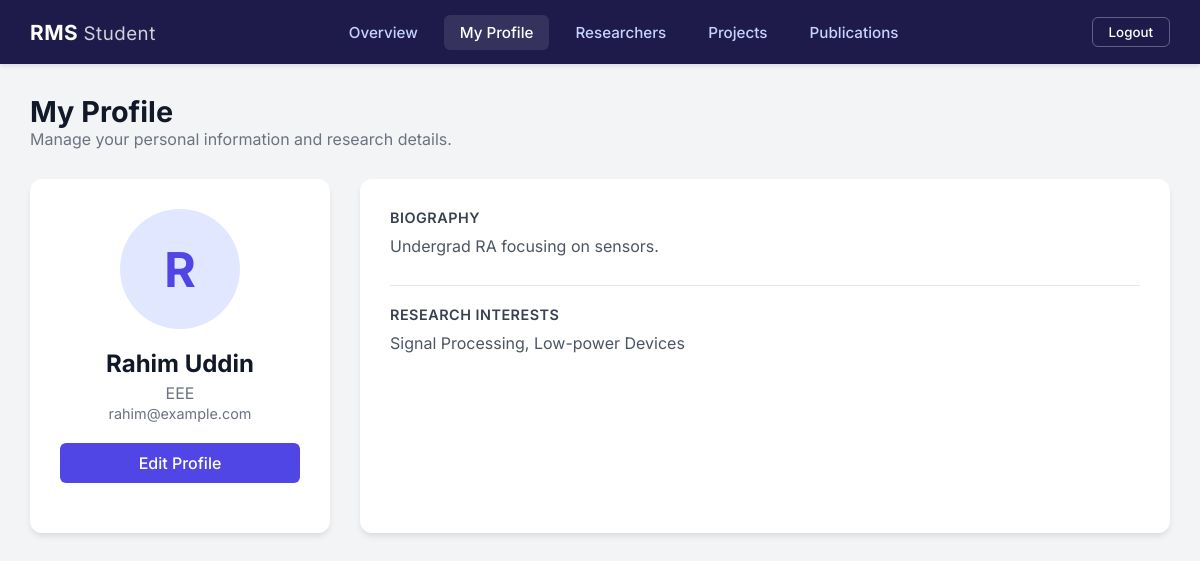
The page /public/profile.php (signed in) on the database its author committed.
### tables this page shows
CREATE TABLE `researcher_profile` (
  `researcher_id` varchar(36) NOT NULL,
  `biography` text DEFAULT NULL,
  `research_interests` text DEFAULT NULL
);

CREATE TABLE `researcher` (
  `researcher_id` varchar(36) NOT NULL,
  `f_name` varchar(100) NOT NULL,
  `l_name` varchar(100) NOT NULL,
  `department` varchar(120) NOT NULL,
  `email` varchar(150) NOT NULL,
  `type` enum('student','faculty') NOT NULL,
  `password` varchar(10) NOT NULL
);

### public/profile.php (the view, shortened to what this page needs)
<?php
require_once __DIR__ . '/../config/db_connect.php';
$uid = $_SESSION['uid'];
$query = "SELECT r.f_name, r.l_name, r.email, r.department, rp.biography, rp.research_interests
          FROM researcher r
          LEFT JOIN researcher_profile rp ON r.researcher_id = rp.researcher_id
          WHERE r.researcher_id = ?";
$stmt = $conn->prepare($query);
$stmt->bind_param("s", $uid);
$stmt->execute();
$result = $stmt->get_result();
$user = $result->fetch_assoc();
?>
<!DOCTYPE html>
<html lang="en">
<head>
    <link rel="stylesheet" href="/research_management/public/css/style.css?v=<?php echo time(); ?>">
</head>
<body>
    <div class="dashboard-container">
        <?php include __DIR__ . '/includes/topbar.php'; ?>
        <main class="main-content">
            <div class="page-header">
                <h1>My Profile</h1>
                <p>Manage your personal information and research details.</p>
            </div>
            <div class="profile-container">
                <div class="profile-card">
                    <div class="avatar-placeholder">
                        <?php echo strtoupper(substr($user['f_name'], 0, 1)); ?>
                    </div>
                    <div class="profile-name">
                        <?php echo htmlspecialchars($user['f_name'] . ' ' . $user['l_name']); ?>
                    </div>
                    <div class="profile-meta">
                        <?php echo htmlspecialchars($user['department']); ?><br>
                        <span style="font-size: 0.9rem;"><?php echo htmlspecialchars($user['email']); ?></span>
                    </div>
                    <a href="profile_edit.php" class="btn-primary"
                        style="display: block; width: 100%; text-align: center;">Edit Profile</a>
                </div>
                <div class="info-section">
                    <div class="info-label">Biography</div>
                    <div class="info-content">
                        <?php echo $user['biography'] ? nl2br(htmlspecialchars($user['biography'])) : '<em style="color:#9ca3af;">No biography added yet.</em>'; ?>
                    </div>
                    <div style="border-top: 1px solid #e5e7eb; margin: 20px 0;"></div>
                    <div class="info-label">Research Interests</div>
                    <div class="info-content">
                        <?php echo $user['research_interests'] ? nl2br(htmlspecialchars($user['research_interests'])) : '<em style="color:#9ca3af;">No research interests added yet.</em>'; ?>
                    </div>
                </div>
            </div>
        </main>
    </div>
</body>
</html>

### public/css/style.css (style rules this page uses)
* { margin: 0; padding: 0; box-sizing: border-box; font-family: 'Inter', sans-serif; }
body { background-color: #f3f4f6; min-height: 100vh; }
.dashboard-container { display: flex; flex-direction: column; min-height: 100vh; }
.main-content { flex: 1; padding: 30px; max-width: 1200px; margin: 0 auto; width: 100%; }
.page-header { margin-bottom: 30px; }
.page-header h1 { font-size: 1.8rem; color: #111827; }
.page-header p { color: #6b7280; }
.btn-primary { display: inline-block; background: #4f46e5; color: white; padding: 10px 20px; border-radius: 6px; text-decoration: none; font-weight: 500; margin-bottom: 20px; transition: background 0.2s; }

### public/profile.php (style rules this page uses)
.profile-container { display: grid; grid-template-columns: 300px 1fr; gap: 30px; }
.profile-card { background: white; border-radius: 12px; padding: 30px; box-shadow: 0 4px 6px -1px rgba(0, 0, 0, 0.1); text-align: center; height: fit-content; }
.avatar-placeholder { width: 120px; height: 120px; background: #e0e7ff; color: #4f46e5; border-radius: 50%; display: flex; align-items: center; justify-content: center; font-size: 3rem; font-weight: 700; margin: 0 auto 20px; }
.profile-name { font-size: 1.5rem; font-weight: 700; color: #111827; margin-bottom: 5px; }
.profile-meta { color: #6b7280; margin-bottom: 20px; }
.info-section { background: white; border-radius: 12px; padding: 30px; box-shadow: 0 4px 6px -1px rgba(0, 0, 0, 0.1); }
.info-label { font-size: 0.9rem; font-weight: 600; color: #374151; margin-bottom: 8px; text-transform: uppercase; letter-spacing: 0.5px; }
.info-content { color: #4b5563; line-height: 1.6; margin-bottom: 25px; }

### rows shown on the page
researcher_profile: researcher_id.f_name "R", researcher_id.l_name "Rahim Uddin", researcher_id.department "EEE", researcher_id.email "rahim@example.com", biography "Undergrad RA focusing on sensors.", research_interests "Signal Processing, Low-power Devices"

### other values the page prints
$user_type "Student"
